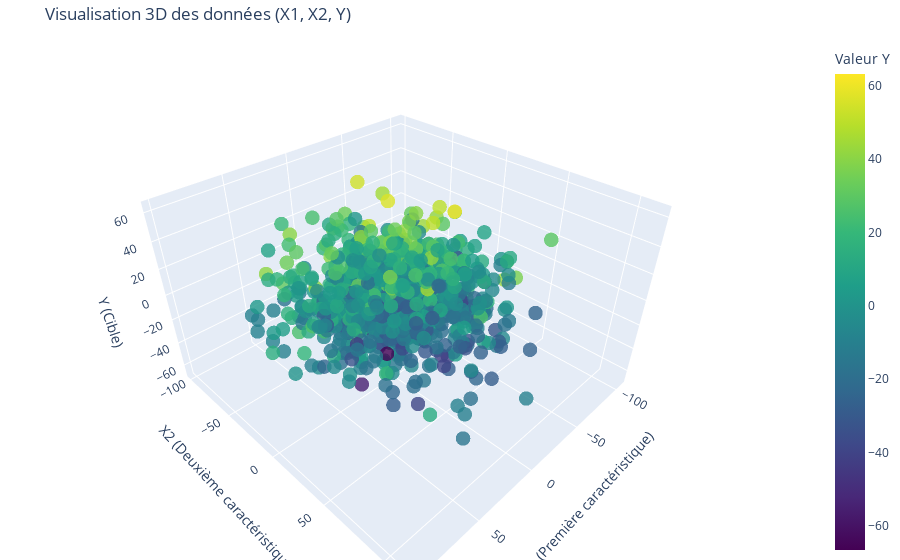

Notebook cell for this chart:
### Code cell
plot_3d_points(X,Y)

### Figure 1 — Plotly figure (JSON) as saved in the notebook; plotly's stock layout.template omitted (floating-point values rounded to 4 significant figures; data arrays with more than 128 entries replaced by an {"elided": "..."} marker saying what was removed)
{"data": [{"marker": {"color": {"elided": "900 float values"}, "colorbar": {"title": {"text": "Valeur Y"}}, "colorscale": [[0, "#440154"], [0.1111, "#482878"], [0.2222, "#3e4989"], [0.3333, "#31688e"], [0.4444, "#26828e"], [0.5556, "#1f9e89"], [0.6667, "#35b779"], [0.7778, "#6ece58"], [0.8889, "#b5de2b"], [1, "#fde725"]], "opacity": 0.8, "size": 5}, "mode": "markers", "type": "scatter3d", "x": {"elided": "900 float values"}, "y": {"elided": "900 float values"}, "z": {"elided": "900 float values"}}], "layout": {"margin": {"b": 0, "l": 0, "r": 0, "t": 40}, "scene": {"xaxis": {"title": {"text": "X1 (Première caractéristique)"}}, "yaxis": {"title": {"text": "X2 (Deuxième caractéristique)"}}, "zaxis": {"title": {"text": "Y (Cible)"}}}, "title": {"text": "Visualisation 3D des données (X1, X2, Y)"}}}
